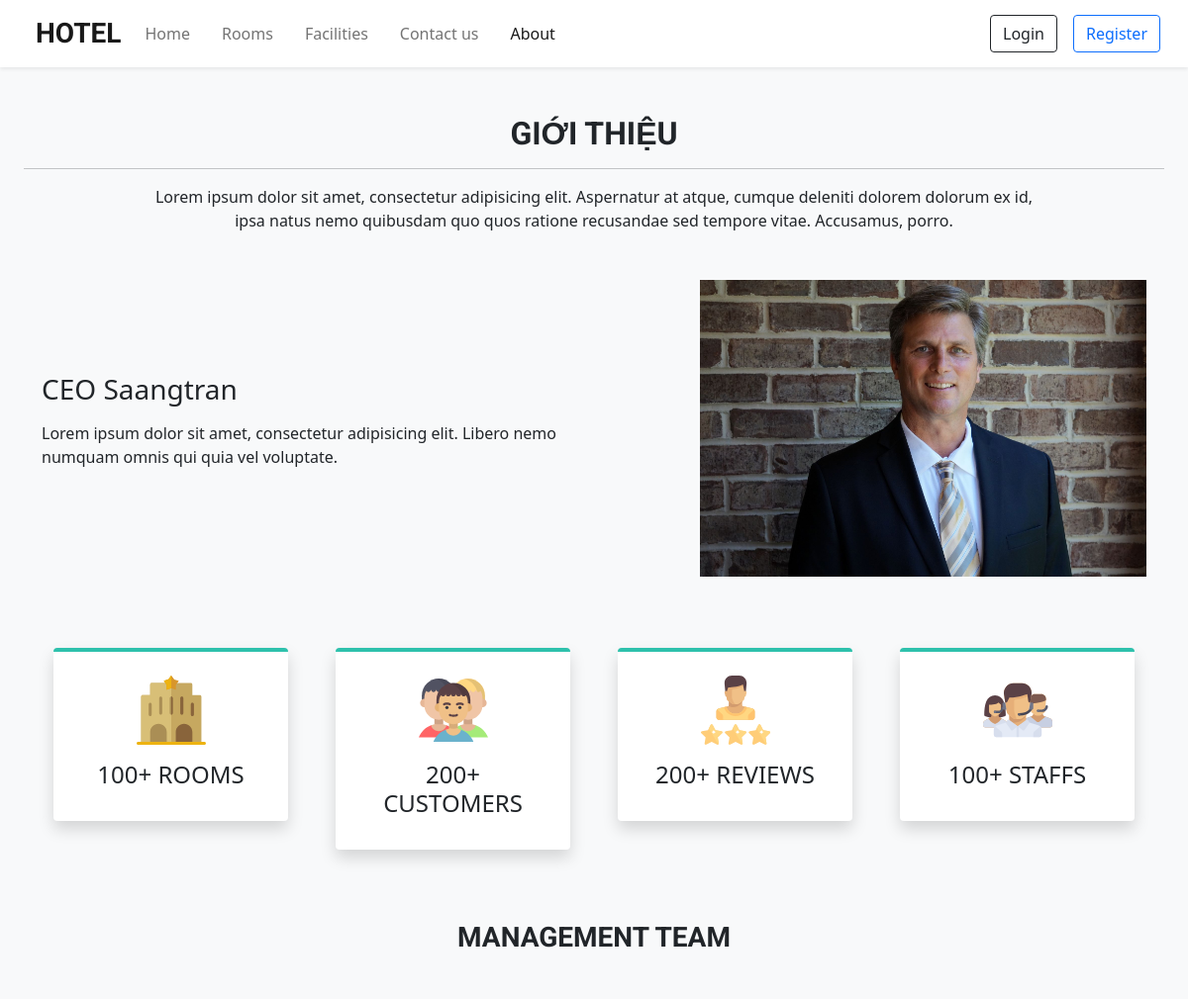
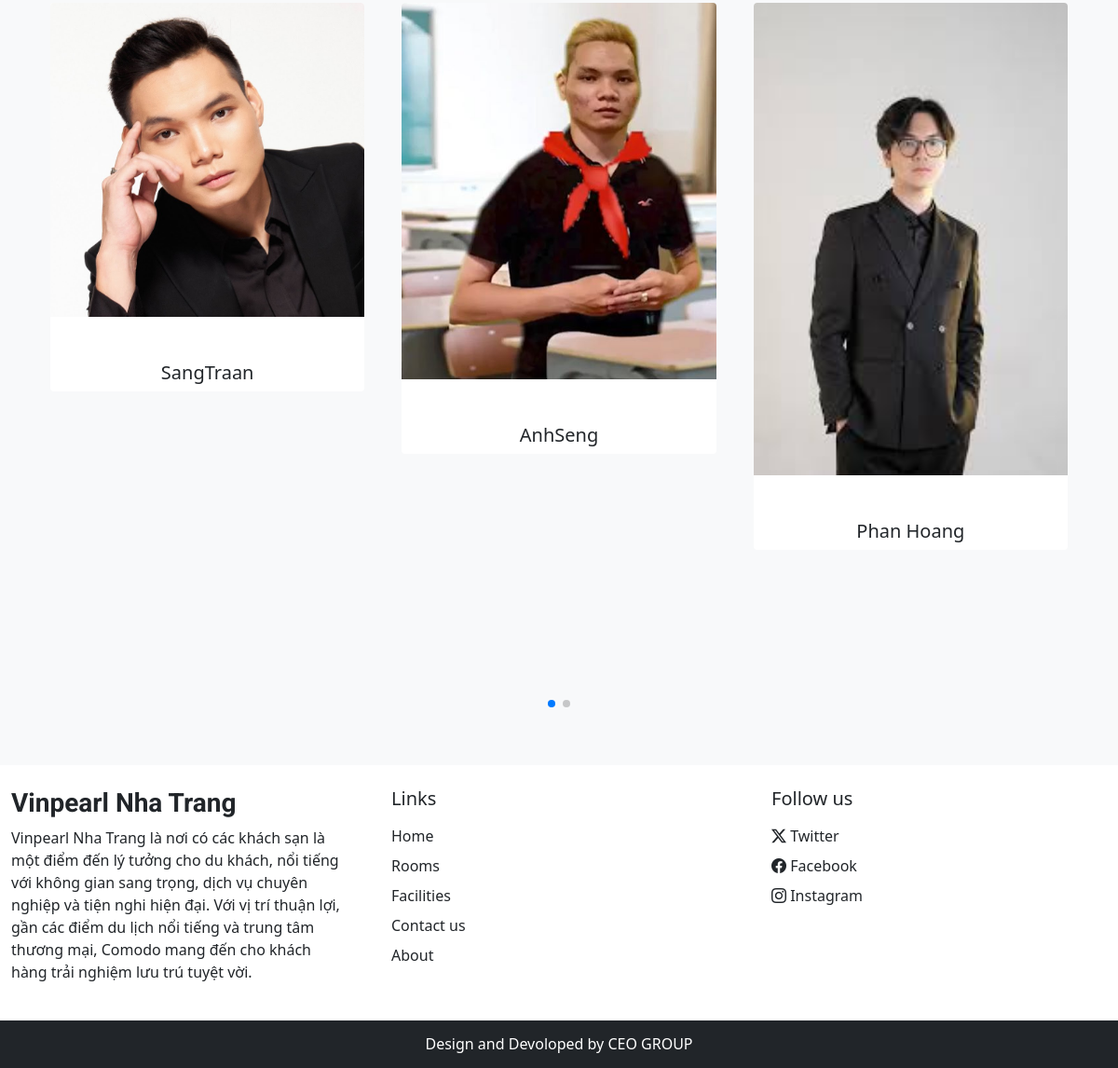
Page /about.php on the committed database (2 pictures, top to bottom).
### tables this page shows
CREATE TABLE `team_details` (
  `sr_no` int(11) NOT NULL,
  `name` varchar(50) NOT NULL,
  `picture` varchar(150) NOT NULL
);

### admin/inc/db_config.php (called while the page is built, shortened)
<?php
    function selectAll($table) {
        $con = $GLOBALS['con'];
        $res = mysqli_query($con, "SELECT * FROM $table");
        return $res;
    }
?>

### about.php (the view, shortened to what this page needs)
<!DOCTYPE html>
<html lang="en">
<head>
    <link rel="stylesheet" href="https://cdn.jsdelivr.net/npm/swiper@11/swiper-bundle.min.css"/>
    <?php require ('inc/links.php');?>
</head>
<body class="bg-light">
    <?php require ('inc/header.php'); ?>
    <div class="my-5 px-4">
        <h2 class="fw-bold h-font text-center">GIỚI THIỆU</h2>
        <hr>
        <p class="text-center mt-3">
            Lorem ipsum dolor sit amet, consectetur adipisicing elit.
            Aspernatur at atque, cumque deleniti dolorem dolorum ex id,<br>
            ipsa natus nemo quibusdam quo quos ratione recusandae sed tempore vitae.
            Accusamus, porro.
        </p>
    </div>
    <div class="container">
        <div class="row justify-content-between align-items-center">
            <div class="col-lg-6 col-md-5 mb-4 order-lg-1 order-md-1 order-2">
                <h3 class="mb-3">CEO Saangtran</h3>
                <p>
                    Lorem ipsum dolor sit amet, consectetur adipisicing elit.
                    Libero nemo numquam omnis qui quia vel voluptate.
                </p>
            </div>
            <div class="col-lg-5 col-md-5 mb-4 order-lg-2 order-md-2 order-1">
                <img src="images/about/about.jpg" class="w-100">
            </div>
        </div>
    </div>
    <div class="container mt-5">
        <div class="row">
            <div class="col-lg-3 col-md-6 mb-4 px-4">
                <div class="bg-white rounded shadow p-4 border-top border-4 text-center box">
                    <img src="images/about/hotel.svg" width="70px">
                    <h4 class="mt-3">
                        100+ ROOMS
                    </h4>
                </div>
            </div>
            <div class="col-lg-3 col-md-6 mb-4 px-4">
                <div class="bg-white rounded shadow p-4 border-top border-4 text-center box">
                    <img src="images/about/customers.svg" width="70px">
                    <h4 class="mt-3">
                        200+ CUSTOMERS
                    </h4>
                </div>
            </div>
            <div class="col-lg-3 col-md-6 mb-4 px-4">
                <div class="bg-white rounded shadow p-4 border-top border-4 text-center box">
                    <img src="images/about/rating.svg" width="70px">
                    <h4 class="mt-3">
                        200+ REVIEWS
                    </h4>
                </div>
            </div>
            <div class="col-lg-3 col-md-6 mb-4 px-4">
                <div class="bg-white rounded shadow p-4 border-top border-4 text-center box">
                    <img src="images/about/staff.svg" width="70px">
                    <h4 class="mt-3">
                        100+ STAFFS
                    </h4>
                </div>
            </div>
        </div>
    </div>
    <h3 class="my-5 fw-bold h-font text-center">MANAGEMENT TEAM</h3>
    <div class="container px-4">
        <div class="swiper mySwiper">
            <div class="swiper-wrapper mb-5">
               <?php
                $about_r = selectAll('team_details');
                $path=ABOUT_IMG_PATH;
                while($row = mysqli_fetch_assoc($about_r)){
                    echo<<<data
                    <div class="swiper-slide bg-white text-center overflow-hidden rounded">
                        <img src="$path$row[picture]" class="w-100">
                        <h5 class="mt-5">$row[name]</h5>
                    </div>
                    data;
                }
               ?>
        </div>
        <div class="swiper-pagination"></div>
    </div>
    </div>
    <?php require ('inc/footer.php'); ?>
</html>

### css/common.css (style rules this page uses)
:root { --teal: #2ec1ac; --teal_hover: #279e8c; }
html { font-family: "Roboto", sans-serif; font-weight: 400; font-style: normal; }
.h-font { font-family: "Roboto", sans-serif; font-weight: 700; font-style: normal; }

### about.php (style rules this page uses)
.box { border-top-color: #2ec1ac !important; }

### rows in the picture
team_details: picture (picture), name "SangTraan"
team_details: picture (picture), name "AnhSeng"
team_details: picture (picture), name "Phan Hoang"
